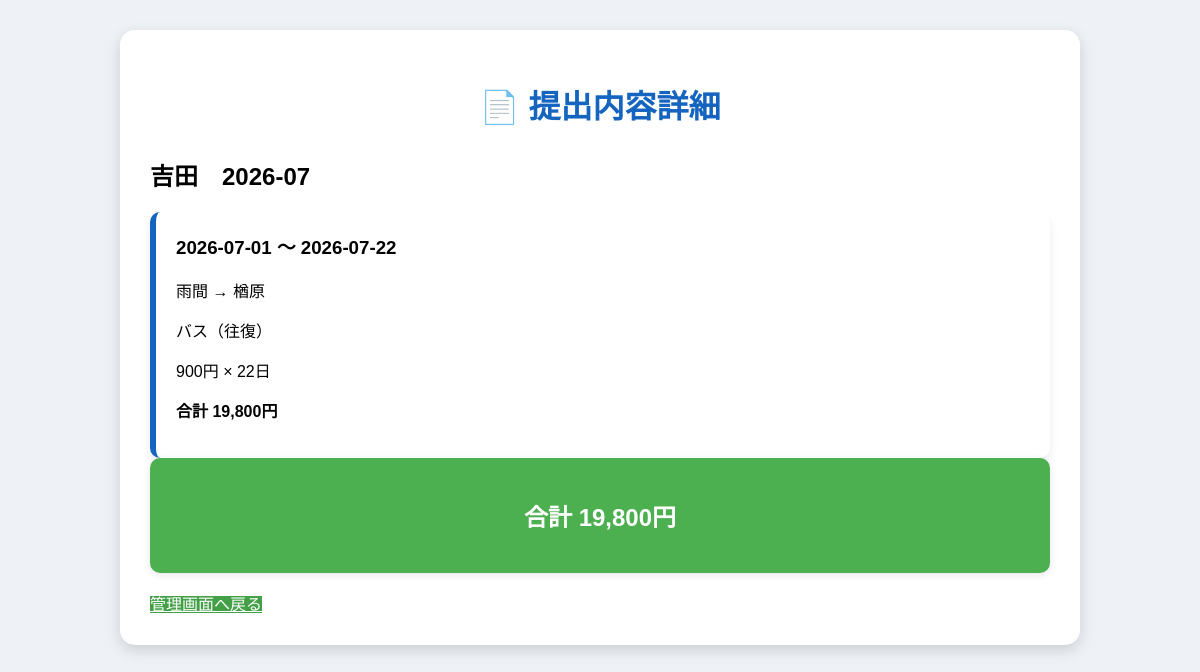
The page /detail/吉田/2026-07 on the database its author committed.
### tables this page shows
CREATE TABLE transportation (

    id INTEGER PRIMARY KEY AUTOINCREMENT,

    name TEXT NOT NULL,
    month TEXT NOT NULL,

    start_date TEXT NOT NULL,
    end_date TEXT NOT NULL,

    departure TEXT NOT NULL,
    destination TEXT NOT NULL,

    transport TEXT NOT NULL,
    trip_type TEXT NOT NULL,

    fare INTEGER NOT NULL,

    updated_at TEXT NOT NULL
);

### app.py (the view)
@app.route("/detail/<name>/<month>")
def detail(name, month):
    with get_db_connection() as conn:
        rows = conn.execute("""

            SELECT *

            FROM transportation

            WHERE
                name=?
            AND
                month=?

            ORDER BY start_date

        """, (name, month)).fetchall()
    transportation_list = [
        create_transportation_data(row)
        for row in rows
    ]
    total_amount = sum(item["total"] for item in transportation_list)
    return render_template(
        "detail.html",
        name=name,
        month=month,
        transportation_list=transportation_list,
        total_amount=total_amount
    )

### app.py (called while the page is built)
def get_db_connection():
    conn = sqlite3.connect(DATABASE)
    conn.row_factory = sqlite3.Row
    return conn

def calculate_days(start_date, end_date):
    start = datetime.strptime(start_date, "%Y-%m-%d")
    end = datetime.strptime(end_date, "%Y-%m-%d")
    return (end - start).days + 1

def create_transportation_data(row):
    item = dict(row)
    days = calculate_days(
        item["start_date"],
        item["end_date"]
    )
    item["days"] = days
    item["total"] = days * item["fare"]
    return item

### templates/detail.html (shortened to what this page needs)
<!DOCTYPE html>
<html lang="ja">
<head>
    <link rel="stylesheet" href="{{ url_for('static', filename='style.css') }}">
</head>
<body>
<div class="container">
    <h1>📄 提出内容詳細</h1>
    <div class="section">
        <h2>{{ name }}　{{ month }}</h2>
        {% if transportation_list %}
            {% for item in transportation_list %}
            <div class="card">
                <h3>{{ item.start_date }} ～ {{ item.end_date }}</h3>
                <p>{{ item.departure }} → {{ item.destination }}</p>
                <p>{{ item.transport }}（{{ item.trip_type }}）</p>
                <p>{{ item.fare }}円 × {{ item.days }}日</p>
                <p><strong>合計 {{ "{:,}".format(item.total) }}円</strong></p>
            </div>
            {% endfor %}
            <div class="summaryCard amount">
                <h2>合計 {{ "{:,}".format(total_amount) }}円</h2>
            </div>
        {% else %}
            <div class="empty">
                データがありません。
            </div>
        {% endif %}
        <br>
        <a href="/admin" class="add">
            管理画面へ戻る
        </a>
    </div>
</div>
</body>
</html>

### static/style.css (style rules this page uses)
body { margin:0; background:#eef2f7; font-family:Arial,sans-serif; }
.container { max-width:900px; margin:30px auto; background:#fff; padding:30px; border-radius:15px; box-shadow:0 5px 15px rgba(0,0,0,.15); }
h1 { text-align:center; color:#1565c0; }
.section { margin-top:30px; }
.add { background:#43a047; color:white; width:100%; }
.card { margin-top:15px; background:white; border-left:6px solid #1565c0; border-radius:10px; padding:20px; box-shadow:0 5px 10px rgba(0,0,0,.08); }
.card h3 { margin-top:0; }
.summaryCard { flex:1; min-width:180px; background:white; border-radius:10px; padding:20px; text-align:center; box-shadow:0 2px 8px rgba(0,0,0,.1); }
.amount { background:#4CAF50; color:white; }

### rows shown on the page
transportation: start_date "2026-07-01", end_date "2026-07-22", departure "雨間", destination "楢原", transport "バス", trip_type "往復", fare "900", days "22", total "19,800"

### other values the page prints
{{ name }} "吉田"
{{ month }} "2026-07"
{{ "{:,}".format(total_amount) }} "19,800"
